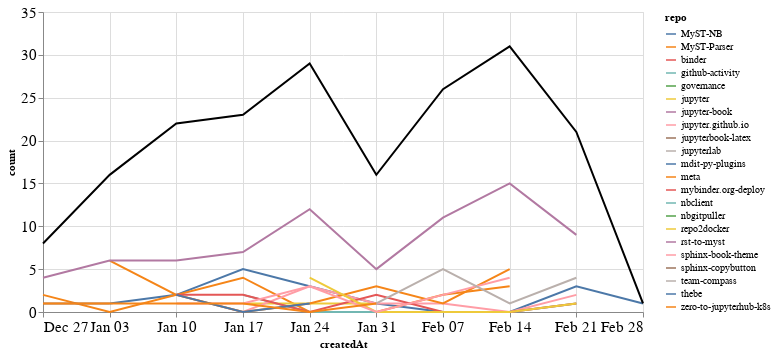

The code cell stored with this chart in its notebook:
### Markdown cell above
### Comments

### Code cell
comments_time = comments.groupby('repo').resample('W', on='createdAt').count()['author'].reset_index()
comments_time = comments_time.rename(columns={'author': 'count'})
comments_time_total = comments_time.groupby('createdAt').agg({"count": "sum"}).reset_index()
ch1 = alt.Chart(comments_time, width=600).mark_line().encode(
    x='createdAt',
    y='count',
    color='repo',
    tooltip="repo"
)

ch2 = alt.Chart(comments_time_total, width=600).mark_line(color="black").encode(
    x='createdAt',
    y='count',
)

ch1 + ch2

### Figure 1 — Vega-Lite specification as saved in the notebook (floating-point values rounded to 4 significant figures)
{"config": {"axisLeft": {"labelFontSize": 15}, "axisBottom": {"labelFontSize": 15}}, "layer": [{"data": {"name": "data-45b66b9a03230470e667d5fd4916e6aa"}, "mark": "line", "encoding": {"color": {"type": "nominal", "field": "repo"}, "tooltip": {"type": "nominal", "field": "repo"}, "x": {"type": "temporal", "field": "createdAt"}, "y": {"type": "quantitative", "field": "count"}}, "width": 600}, {"data": {"name": "data-95f48ce048d1e39ea620bd42bdf83b00"}, "mark": {"type": "line", "color": "black"}, "encoding": {"x": {"type": "temporal", "field": "createdAt"}, "y": {"type": "quantitative", "field": "count"}}, "width": 600}], "$schema": "https://vega.github.io/schema/vega-lite/v4.8.1.json", "datasets": {"data-45b66b9a03230470e667d5fd4916e6aa": [{"repo": "MyST-NB", "createdAt": "2021-01-03T00:00:00", "count": 1}, {"repo": "MyST-NB", "createdAt": "2021-01-10T00:00:00", "count": 2}, {"repo": "MyST-NB", "createdAt": "2021-01-17T00:00:00", "count": 5}, {"repo": "MyST-NB", "createdAt": "2021-01-24T00:00:00", "count": 3}, {"repo": "MyST-NB", "createdAt": "2021-01-31T00:00:00", "count": 1}, {"repo": "MyST-NB", "createdAt": "2021-02-07T00:00:00", "count": 0}, {"repo": "MyST-NB", "createdAt": "2021-02-14T00:00:00", "count": 0}, {"repo": "MyST-NB", "createdAt": "2021-02-21T00:00:00", "count": 3}, {"repo": "MyST-NB", "createdAt": "2021-02-28T00:00:00", "count": 1}, {"repo": "MyST-Parser", "createdAt": "2021-01-03T00:00:00", "count": 6}, {"repo": "MyST-Parser", "createdAt": "2021-01-10T00:00:00", "count": 2}, {"repo": "MyST-Parser", "createdAt": "2021-01-17T00:00:00", "count": 4}, {"repo": "MyST-Parser", "createdAt": "2021-01-24T00:00:00", "count": 0}, {"repo": "MyST-Parser", "createdAt": "2021-01-31T00:00:00", "count": 0}, {"repo": "MyST-Parser", "createdAt": "2021-02-07T00:00:00", "count": 2}, {"repo": "MyST-Parser", "createdAt": "2021-02-14T00:00:00", "count": 3}, {"repo": "binder", "createdAt": "2021-01-31T00:00:00", "count": 1}, {"repo": "github-activity", "createdAt": "2021-01-17T00:00:00", "count": 2}, {"repo": "github-activity", "createdAt": "2021-01-24T00:00:00", "count": 0}, {"repo": "github-activity", "createdAt": "2021-01-31T00:00:00", "count": 0}, {"repo": "github-activity", "createdAt": "2021-02-07T00:00:00", "count": 0}, {"repo": "github-activity", "createdAt": "2021-02-14T00:00:00", "count": 0}, {"repo": "github-activity", "createdAt": "2021-02-21T00:00:00", "count": 1}, {"repo": "governance", "createdAt": "2021-01-24T00:00:00", "count": 1}, {"repo": "jupyter", "createdAt": "2021-01-17T00:00:00", "count": 1}, {"repo": "jupyter", "createdAt": "2021-01-24T00:00:00", "count": 1}, {"repo": "jupyter", "createdAt": "2021-01-31T00:00:00", "count": 1}, {"repo": "jupyter-book", "createdAt": "2020-12-27T00:00:00", "count": 4}, {"repo": "jupyter-book", "createdAt": "2021-01-03T00:00:00", "count": 6}, {"repo": "jupyter-book", "createdAt": "2021-01-10T00:00:00", "count": 6}, {"repo": "jupyter-book", "createdAt": "2021-01-17T00:00:00", "count": 7}, {"repo": "jupyter-book", "createdAt": "2021-01-24T00:00:00", "count": 12}, {"repo": "jupyter-book", "createdAt": "2021-01-31T00:00:00", "count": 5}, {"repo": "jupyter-book", "createdAt": "2021-02-07T00:00:00", "count": 11}, {"repo": "jupyter-book", "createdAt": "2021-02-14T00:00:00", "count": 15}, {"repo": "jupyter-book", "createdAt": "2021-02-21T00:00:00", "count": 9}, {"repo": "jupyter.github.io", "createdAt": "2021-01-10T00:00:00", "count": 2}, {"repo": "jupyter.github.io", "createdAt": "2021-01-17T00:00:00", "count": 0}, {"repo": "jupyter.github.io", "createdAt": "2021-01-24T00:00:00", "count": 3}, {"repo": "jupyter.github.io", "createdAt": "2021-01-31T00:00:00", "count": 1}, {"repo": "jupyter.github.io", "createdAt": "2021-02-07T00:00:00", "count": 1}, {"repo": "jupyter.github.io", "createdAt": "2021-02-14T00:00:00", "count": 0}, {"repo": "jupyter.github.io", "createdAt": "2021-02-21T00:00:00", "count": 2}, {"repo": "jupyterbook-latex", "createdAt": "2021-02-07T00:00:00", "count": 2}, {"repo": "jupyterlab", "createdAt": "2021-02-07T00:00:00", "count": 1}, {"repo": "mdit-py-plugins", "createdAt": "2021-02-07T00:00:00", "count": 1}, {"repo": "meta", "createdAt": "2020-12-27T00:00:00", "count": 2}, {"repo": "meta", "createdAt": "2021-01-03T00:00:00", "count": 0}, {"repo": "meta", "createdAt": "2021-01-10T00:00:00", "count": 2}, {"repo": "meta", "createdAt": "2021-01-17T00:00:00", "count": 0}, {"repo": "meta", "createdAt": "2021-01-24T00:00:00", "count": 1}, {"repo": "meta", "createdAt": "2021-01-31T00:00:00", "count": 3}, {"repo": "meta", "createdAt": "2021-02-07T00:00:00", "count": 1}, {"repo": "meta", "createdAt": "2021-02-14T00:00:00", "count": 5}, {"repo": "mybinder.org-deploy", "createdAt": "2021-01-10T00:00:00", "count": 2}, {"repo": "mybinder.org-deploy", "createdAt": "2021-01-17T00:00:00", "count": 2}, {"repo": "mybinder.org-deploy", "createdAt": "2021-01-24T00:00:00", "count": 0}, {"repo": "mybinder.org-deploy", "createdAt": "2021-01-31T00:00:00", "count": 2}, {"repo": "mybinder.org-deploy", "createdAt": "2021-02-07T00:00:00", "count": 0}, {"repo": "mybinder.org-deploy", "createdAt": "2021-02-14T00:00:00", "count": 0}, {"repo": "mybinder.org-deploy", "createdAt": "2021-02-21T00:00:00", "count": 1}, {"repo": "nbclient", "createdAt": "2021-02-14T00:00:00", "count": 3}, {"repo": "nbgitpuller", "createdAt": "2021-01-10T00:00:00", "count": 2}, {"repo": "repo2docker", "createdAt": "2021-01-24T00:00:00", "count": 4}, {"repo": "repo2docker", "createdAt": "2021-01-31T00:00:00", "count": 0}, {"repo": "repo2docker", "createdAt": "2021-02-07T00:00:00", "count": 0}, {"repo": "repo2docker", "createdAt": "2021-02-14T00:00:00", "count": 0}, {"repo": "repo2docker", "createdAt": "2021-02-21T00:00:00", "count": 1}, {"repo": "rst-to-myst", "createdAt": "2021-01-03T00:00:00", "count": 1}, {"repo": "sphinx-book-theme", "createdAt": "2021-01-10T00:00:00", "count": 1}, {"repo": "sphinx-book-theme", "createdAt": "2021-01-17T00:00:00", "count": 1}, {"repo": "sphinx-book-theme", "createdAt": "2021-01-24T00:00:00", "count": 3}, {"repo": "sphinx-book-theme", "createdAt": "2021-01-31T00:00:00", "count": 0}, {"repo": "sphinx-book-theme", "createdAt": "2021-02-07T00:00:00", "count": 2}, {"repo": "sphinx-book-theme", "createdAt": "2021-02-14T00:00:00", "count": 4}, {"repo": "sphinx-copybutton", "createdAt": "2020-12-27T00:00:00", "count": 1}, {"repo": "sphinx-copybutton", "createdAt": "2021-01-03T00:00:00", "count": 1}, {"repo": "team-compass", "createdAt": "2021-01-31T00:00:00", "count": 1}, {"repo": "team-compass", "createdAt": "2021-02-07T00:00:00", "count": 5}, {"repo": "team-compass", "createdAt": "2021-02-14T00:00:00", "count": 1}, {"repo": "team-compass", "createdAt": "2021-02-21T00:00:00", "count": 4}, {"repo": "thebe", "createdAt": "2021-01-10T00:00:00", "count": 2}, {"repo": "thebe", "createdAt": "2021-01-17T00:00:00", "count": 0}, {"repo": "thebe", "createdAt": "2021-01-24T00:00:00", "count": 1}, {"repo": "zero-to-jupyterhub-k8s", "createdAt": "2020-12-27T00:00:00", "count": 1}, {"repo": "zero-to-jupyterhub-k8s", "createdAt": "2021-01-03T00:00:00", "count": 1}, {"repo": "zero-to-jupyterhub-k8s", "createdAt": "2021-01-10T00:00:00", "count": 1}, {"repo": "zero-to-jupyterhub-k8s", "createdAt": "2021-01-17T00:00:00", "count": 1}, {"repo": "zero-to-jupyterhub-k8s", "createdAt": "2021-01-24T00:00:00", "count": 0}, {"repo": "zero-to-jupyterhub-k8s", "createdAt": "2021-01-31T00:00:00", "count": 1}], "data-95f48ce048d1e39ea620bd42bdf83b00": [{"createdAt": "2020-12-27T00:00:00", "count": 8}, {"createdAt": "2021-01-03T00:00:00", "count": 16}, {"createdAt": "2021-01-10T00:00:00", "count": 22}, {"createdAt": "2021-01-17T00:00:00", "count": 23}, {"createdAt": "2021-01-24T00:00:00", "count": 29}, {"createdAt": "2021-01-31T00:00:00", "count": 16}, {"createdAt": "2021-02-07T00:00:00", "count": 26}, {"createdAt": "2021-02-14T00:00:00", "count": 31}, {"createdAt": "2021-02-21T00:00:00", "count": 21}, {"createdAt": "2021-02-28T00:00:00", "count": 1}]}}
